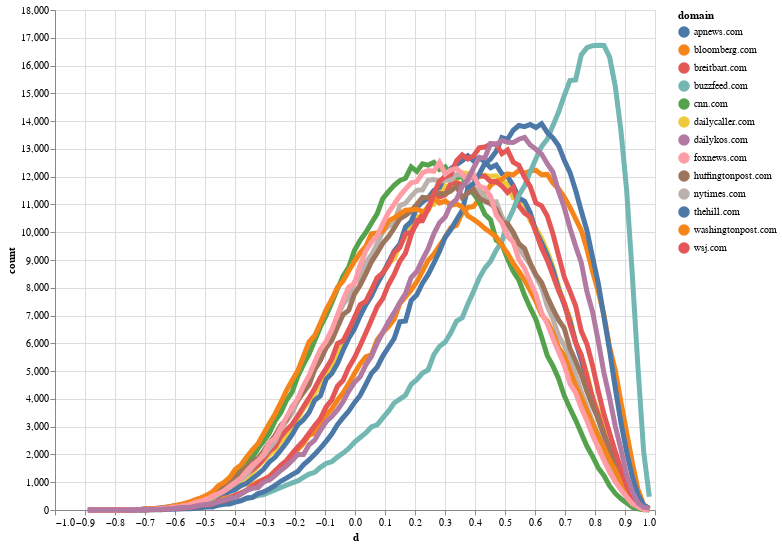

Notebook code cell kept with this figure:
### Code cell
highlight = alt.selection(
    type='single',
    on='mouseover',
    fields=['domain'],
    nearest=True,
)

base = (alt
    .Chart(hist_df, width=700, height=500)
    .encode(x='d', y='count', color='domain'))

points = (base
    .mark_circle()
    .encode(opacity=alt.value(0))
    .add_selection(highlight)
    .properties(width=600))

lines = (base
    .mark_line()
    .encode(size=alt.condition(~highlight, alt.value(2), alt.value(5)), tooltip='domain'))

points + lines

### Figure 1 — Vega-Lite specification as saved in the notebook (floating-point values rounded to 4 significant figures; data arrays with more than 128 entries replaced by an {"elided": "..."} marker saying what was removed)
{"$schema": "https://vega.github.io/schema/vega-lite/v2.6.0.json", "config": {"view": {"height": 300, "width": 400}}, "datasets": {"data-1a712c75e7ec4edeb114393de5da3544": {"elided": "1300 records"}}, "layer": [{"data": {"name": "data-1a712c75e7ec4edeb114393de5da3544"}, "encoding": {"color": {"field": "domain", "type": "nominal"}, "opacity": {"value": 0}, "x": {"field": "d", "type": "quantitative"}, "y": {"field": "count", "type": "quantitative"}}, "height": 500, "mark": "circle", "selection": {"selector001": {"empty": "all", "fields": ["domain"], "nearest": true, "on": "mouseover", "resolve": "global", "type": "single"}}, "width": 600}, {"data": {"name": "data-1a712c75e7ec4edeb114393de5da3544"}, "encoding": {"color": {"field": "domain", "type": "nominal"}, "size": {"condition": {"selection": {"not": "selector001"}, "value": 2}, "value": 5}, "tooltip": {"field": "domain", "type": "nominal"}, "x": {"field": "d", "type": "quantitative"}, "y": {"field": "count", "type": "quantitative"}}, "height": 500, "mark": "line", "width": 700}]}
